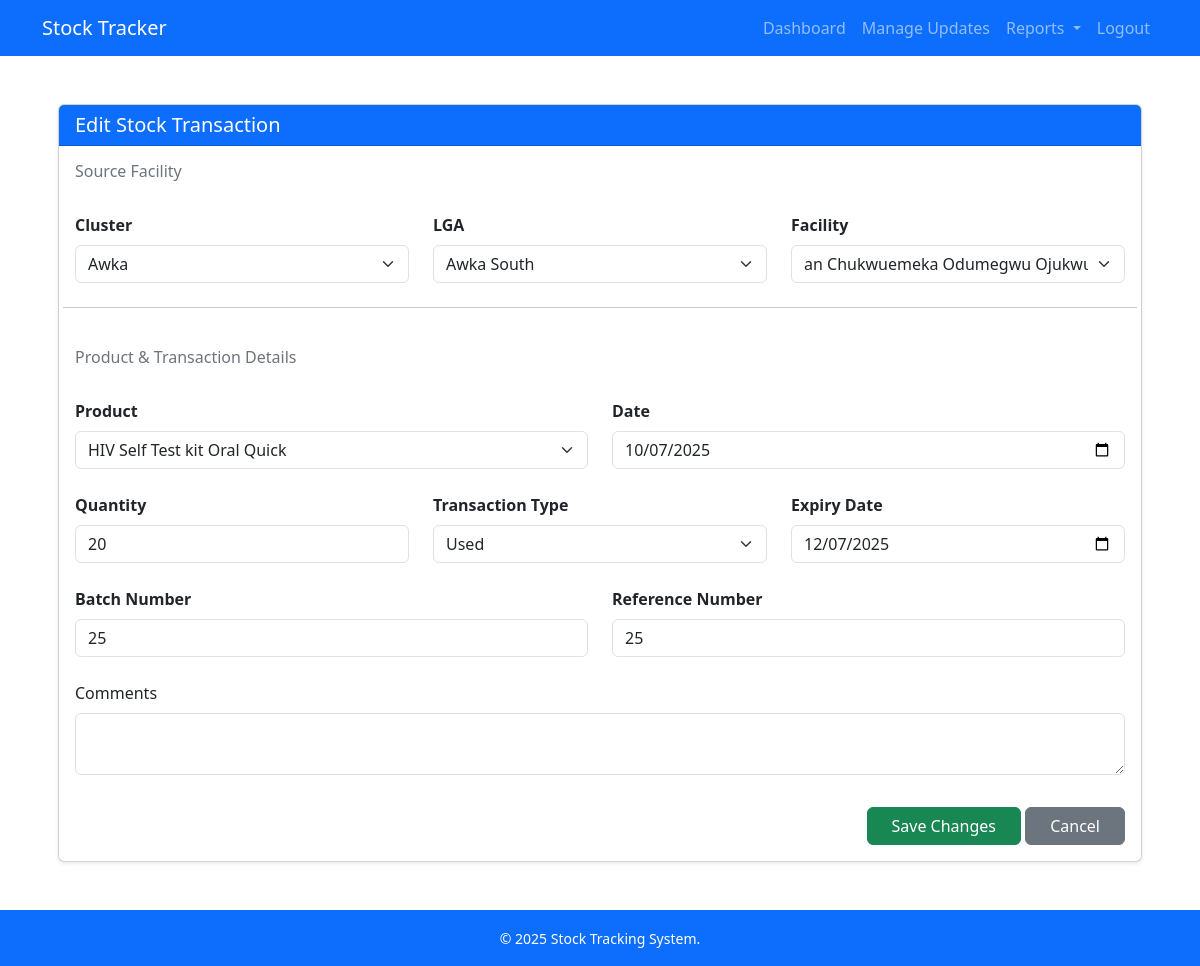
/transaction/5/edit (signed in), run on an earlier commit of the app's database.
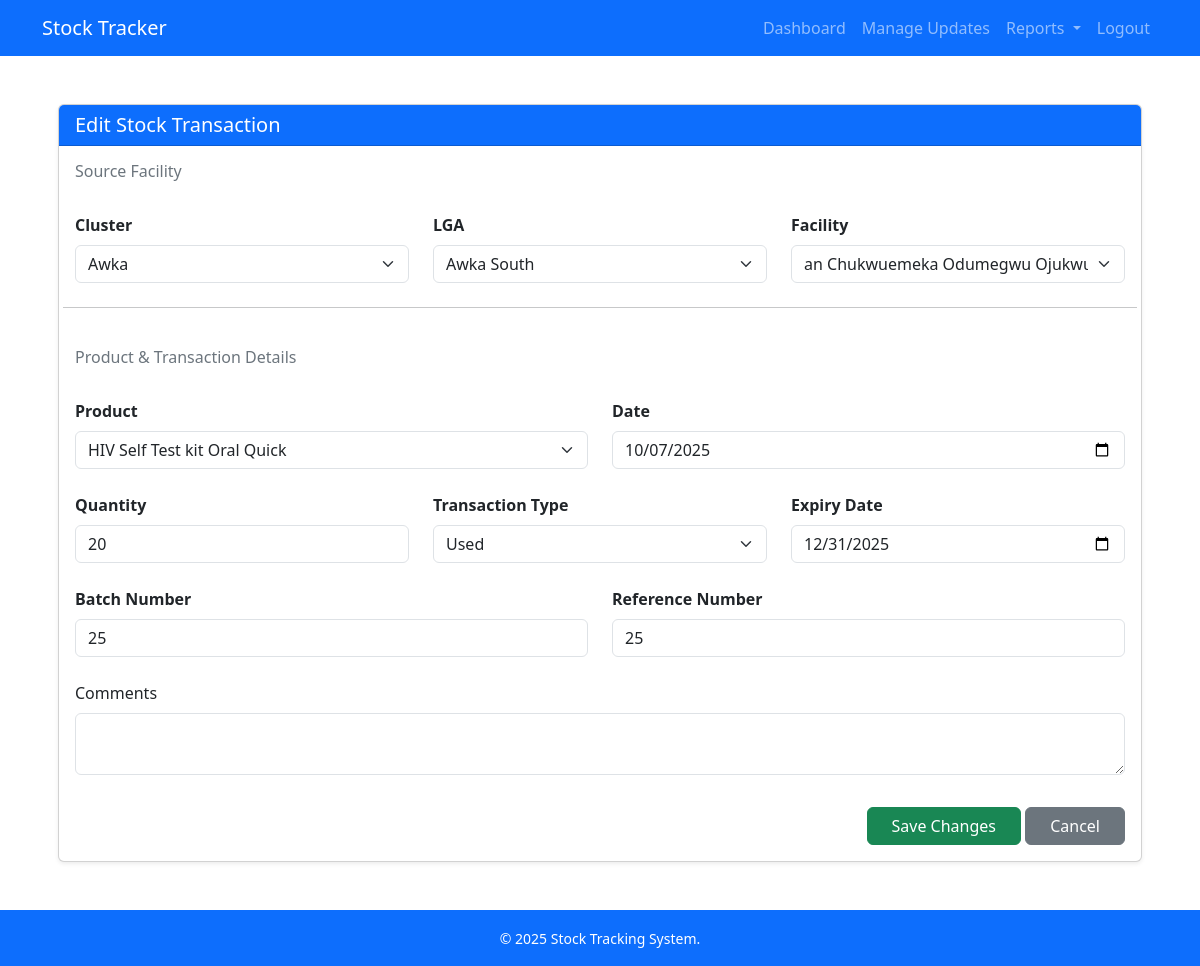
And on a later commit of the database.
### models.py (models this page shows, shortened)
class StockTransaction(db.Model):
    id = db.Column(db.Integer, primary_key=True)
    facility_id = db.Column(db.Integer, db.ForeignKey('facility.id'), nullable=False)  # source facility
    product_id = db.Column(db.Integer, db.ForeignKey('product.id'), nullable=False)
    date = db.Column(db.Date, nullable=False, default=datetime.utcnow)
    quantity = db.Column(db.Integer, nullable=False)
    transaction_type = db.Column(db.String(20), nullable=False)
    reference_number = db.Column(db.String(50))
    batch_number = db.Column(db.String(50), nullable=True)
    expiry_date = db.Column(db.Date, nullable=True)
    entered_by = db.Column(db.String(120), nullable=True)
    created_at = db.Column(db.DateTime, default=datetime.utcnow)
    is_transfer_destination = db.Column(db.Boolean, default=False)
    destination_facility_id = db.Column(db.Integer, db.ForeignKey('facility.id'), nullable=True)
    comments = db.Column(db.Text)
    source_facility_id = db.Column(db.Integer, db.ForeignKey('facility.id'), nullable=True)
    facility = db.relationship(   # ✅ source facility
        'Facility',
        foreign_keys=[facility_id],
        backref='transactions_out'
    )
    destination_facility = db.relationship(
        'Facility',
        foreign_keys=[destination_facility_id],
        backref='transactions_in'
    )
    source_facility = db.relationship(  # ✅ new relationship for Transfer-In source
        'Facility',
        foreign_keys=[source_facility_id],
        backref='transactions_source'
    )

class Product(db.Model):
    id = db.Column(db.Integer, primary_key=True)
    name = db.Column(db.String(120), nullable=False)
    unit = db.Column(db.String(30))
    facility_products = db.relationship('FacilityProduct', backref='product', lazy=True)
    transactions = db.relationship('StockTransaction', backref='product', lazy=True)

### app.py (the view, shortened to what this page needs)
@app.route('/transaction/<int:id>/edit', methods=['GET', 'POST'])
@restrict_scope
def edit_transaction(id):
    tx = StockTransaction.query.get_or_404(id)
    if tx.transaction_type == "Transfer-In":
        flash("You cannot edit transactions that are Transfer-In at destination.", "danger")
        return redirect(url_for('transactions'))
    if g.cluster_id and tx.facility.lga.cluster_id != g.cluster_id:
        abort(403)
    if g.lga_id and tx.facility.lga_id != g.lga_id:
        abort(403)
    if g.facility_id and tx.facility_id != g.facility_id:
        abort(403)
    clusters, lgas, facilities = get_dropdowns(g.cluster_id, g.lga_id, g.facility_id)
    products = Product.query.order_by(Product.name).all()
    return render_template(
        'edit_transaction.html',
        tx=tx,
        clusters=clusters,
        lgas=lgas,
        facilities=facilities,
        products=products,
        selected_cluster=g.cluster_id,
        selected_lga=g.lga_id,
        selected_facility=g.facility_id,
    )

### app.py (called while the page is built)
@login_manager.user_loader
def load_user(user_id):
    return User.query.get(int(user_id))

### auth/scope_utils.py (called while the page is built, shortened)
def get_user_scope_filters(cluster_id=None, lga_id=None, facility_id=None):
    if current_user.role in ['super', 'admin']:
        return cluster_id, lga_id, facility_id

def restrict_scope(f):
    @wraps(f)
    def wrapper(*args, **kwargs):
        cluster_id = request.args.get("cluster", type=int)
        lga_id = request.args.get("lga", type=int)
        facility_id = request.args.get("facility", type=int)
        g.cluster_id, g.lga_id, g.facility_id = get_user_scope_filters(
            cluster_id, lga_id, facility_id
        )
        return f(*args, **kwargs)
    return wrapper

### templates/edit_transaction.html (shortened to what this page needs)
{% extends 'base.html' %}
{% block content %}
<div class="container mt-4">
  <div class="card shadow-sm">
    <div class="card-header bg-primary text-white">
      <h5 class="mb-0">Edit Stock Transaction</h5>
    </div>
    <div class="card-body">
      <form method="POST" class="row g-4">
        <h6 class="text-secondary">Source Facility</h6>
        <div class="col-md-4">
          <label class="form-label fw-bold">Cluster</label>
          <select id="sourceCluster" class="form-select" required>
            {% for c in clusters %}
              <option value="{{ c.id }}" {% if c.id == tx.facility.lga.cluster_id %}selected{% endif %}>
                {{ c.name }}
              </option>
            {% endfor %}
          </select>
        </div>
        <div class="col-md-4">
          <label class="form-label fw-bold">LGA</label>
          <select id="sourceLGA" class="form-select" required>
            <option value="{{ tx.facility.lga_id }}" selected>{{ tx.facility.lga.name }}</option>
          </select>
        </div>
        <div class="col-md-4">
          <label class="form-label fw-bold">Facility</label>
          <select id="sourceFacility" name="facility" class="form-select" required>
            <option value="{{ tx.facility_id }}" selected>{{ tx.facility.name }}</option>
          </select>
        </div>
        <hr class="mt-4 mb-3">
        <h6 class="text-secondary">Product & Transaction Details</h6>
        <div class="col-md-6">
          <label class="form-label fw-bold">Product</label>
          <select name="product" class="form-select" required>
            {% for p in products %}
              <option value="{{ p.id }}" {% if p.id == tx.product_id %}selected{% endif %}>{{ p.name }}</option>
            {% endfor %}
          </select>
        </div>
        <div class="col-md-6">
          <label class="form-label fw-bold">Date</label>
          <input type="date" name="date" class="form-control" value="{{ tx.date }}" required>
        </div>
        <div class="col-md-4">
          <label class="form-label fw-bold">Quantity</label>
          <input type="number" name="quantity" class="form-control" value="{{ tx.quantity }}" required>
        </div>
        <div class="col-md-4">
          <label class="form-label fw-bold">Transaction Type</label>
          <select id="transactionType" name="transaction_type" class="form-select" required>
            <option value="Issued" {% if tx.transaction_type == 'Issued' %}selected{% endif %}>Used</option>
          </select>
        </div>
        <div class="col-md-4">
          <label class="form-label fw-bold">Expiry Date</label>
          <input type="date" name="expiry_date" class="form-control"
                 value="{{ tx.expiry_date if tx.expiry_date else '' }}">
        </div>
        <div class="col-md-6">
          <label class="form-label fw-bold">Batch Number</label>
          <input type="text" name="batch_number" class="form-control" value="{{ tx.batch_number }}" required>
        </div>
        <div class="col-md-6">
          <label class="form-label fw-bold">Reference Number</label>
          <input type="text" name="reference_number" class="form-control" value="{{ tx.reference_number }}">
        </div>
        <div class="col-12 mb-3">
          <label class="form-label">Comments</label>
          <textarea name="comments" class="form-control" rows="2">{{ tx.comments or '' }}</textarea>
        </div>
        <div class="col-12 text-end mt-3">
          <button class="btn btn-success px-4">Save Changes</button>
          <a href="{{ url_for('transactions') }}" class="btn btn-secondary px-4">Cancel</a>
        </div>
      </form>
    </div>
  </div>
</div>
{% endblock %}

What changed in the data, as far as the page shows it:
changed StockTransaction "Used": expiry_date "12/07/2025" → "12/31/2025"
